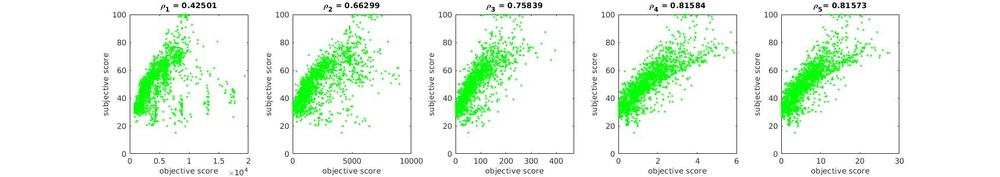
%> input picture database/bi2020.jpg, 1000 x 177 px, shrunk from 1719 x 305 before the run
$ octave --eval "result = MSCN(rgb2gray(imread('../database/bi2020.jpg')));"   (GNU Octave 9; MATLAB toolbox functions it lacks are replaced by stand-ins)
%> lines starting %> are read from the running program, lines starting %| are printed output that depends on the picture
function [MSCN_img]= MSCN(img)
    %Psychology named Divisive Normalization
    %Computer named Local mean and local normalization
    window = fspecial('gaussian',7,7/6);
    window = window/sum(sum(window));
    mu = filter2(window, img, 'same');
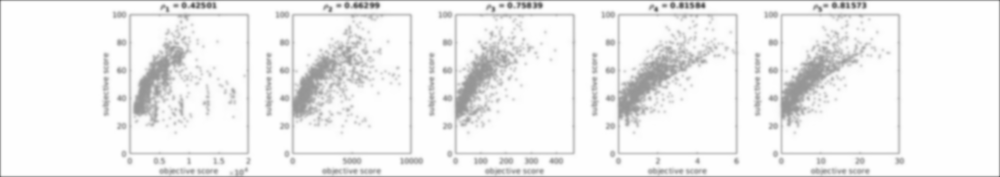
%> mu: size 177x1000 double; min 97.24, max 255, mean 240.7
    mu_sq = mu.*mu;
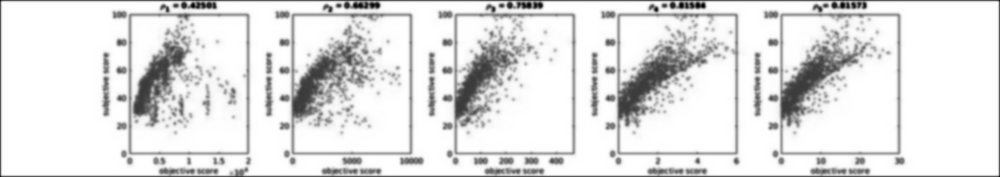
%> mu_sq: size 177x1000 double; min 9455.8, max 65025, mean 58599.2; drawn with min black and max white
    sigma = sqrt(abs(filter2(window, ...
    img.*img, 'same') - mu_sq));
    imgMinusMu = (img-mu);
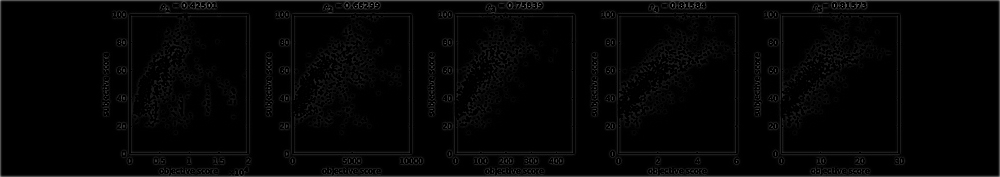
%> imgMinusMu: size 177x1000 uint8; min 0, max 147, mean 4.7
    MSCN_img =imgMinusMu./(sigma +1);
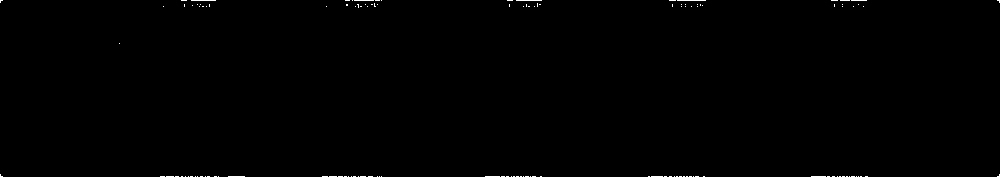
%> MSCN_img: size 177x1000 uint8; values 0 (black) and 1 (white), 0.27% white in thin lines or dots

end
